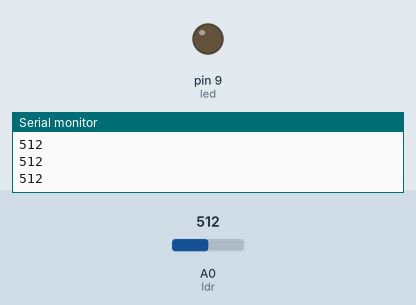
Simulated run of this sketch. Board: Arduino Uno, built with avr-gcc and run on an emulated ATmega328P. On the bench: output pins drawn as LEDs (lit = HIGH), the last lines printed to the serial monitor. Inputs (shaded band) come from the test bench; at power-on: A0 (ldr) = 512.

Above: at 1.2 s.
1.3 s: A0 (ldr) set to 493
At 1.7 s:
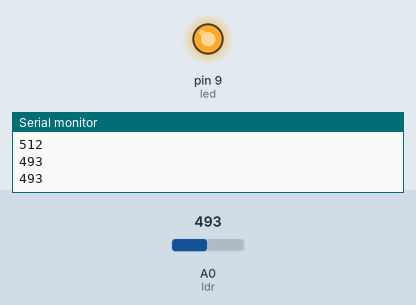
2.9 s: A0 (ldr) set to 510
At 4.2 s:
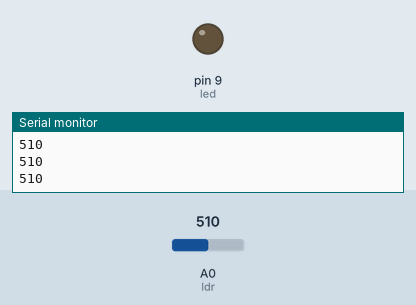
4.5 s: A0 (ldr) set to 490
At 5.6 s:
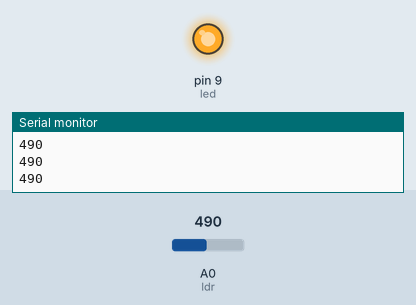
Timing chart, 0 to 7.5 s (numbered marks = the images above; inputs shaded):
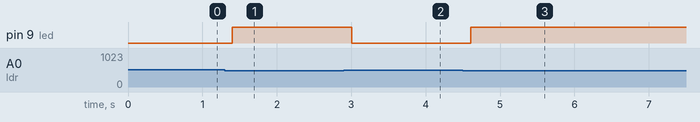

Measured:
- the behaviour switches between 500 and 499 on A0 (ldr) (found by bisection; images 0 and 1)
- after the input at 1.3 s, pin 9 (led): LOW → HIGH after 0.10 s
- after the input at 2.9 s, pin 9 (led): HIGH → LOW after 0.10 s
- after the input at 4.5 s, pin 9 (led): LOW → HIGH after 0.11 s

The sketch:

code.ino
```cpp
const int ldr = A0;
const int led = 9;

void setup() {
  pinMode(led, OUTPUT);
  Serial.begin(9600);
}

void loop() {
  int value = analogRead(ldr);
  Serial.println(value);

  if (value < 500)
    digitalWrite(led, HIGH);
  else
    digitalWrite(led, LOW);

  delay(200);
}
```
